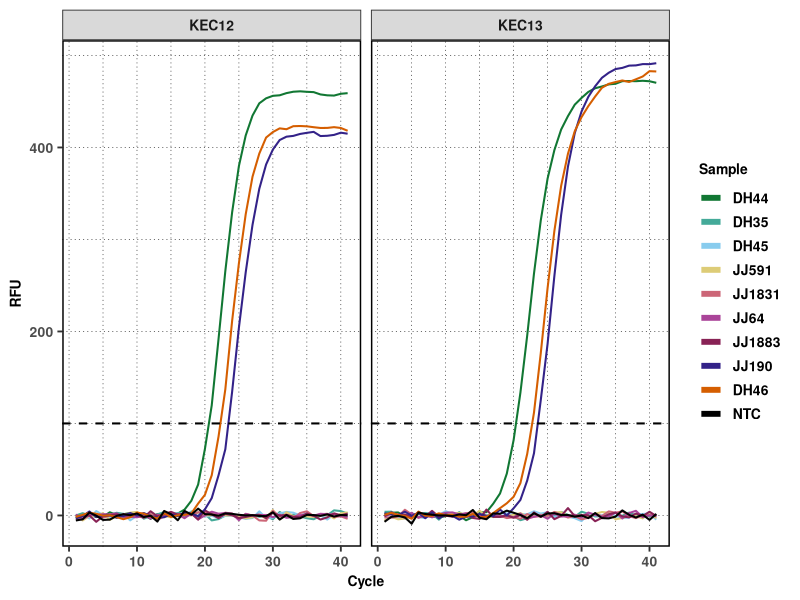
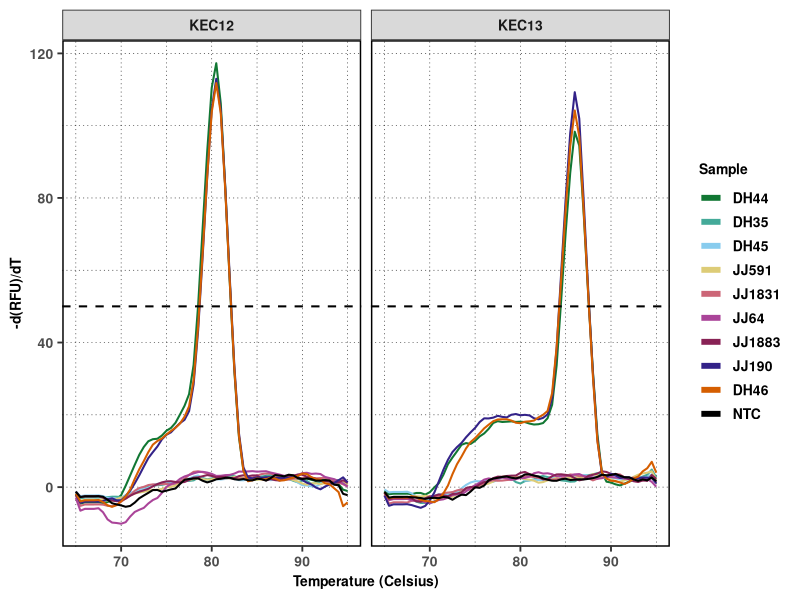
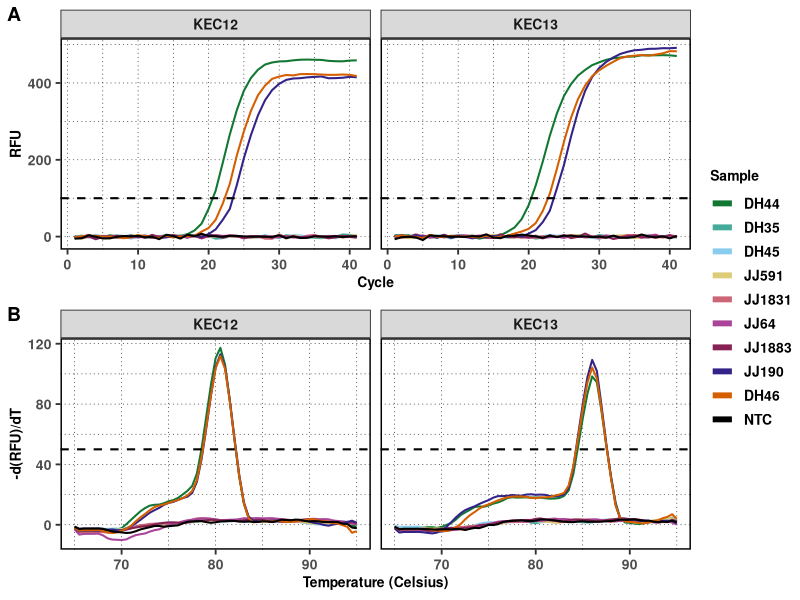
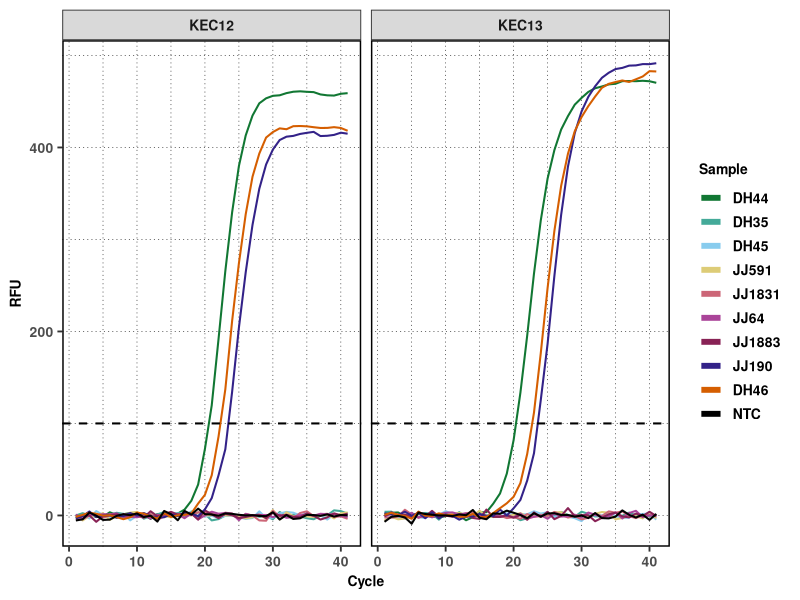
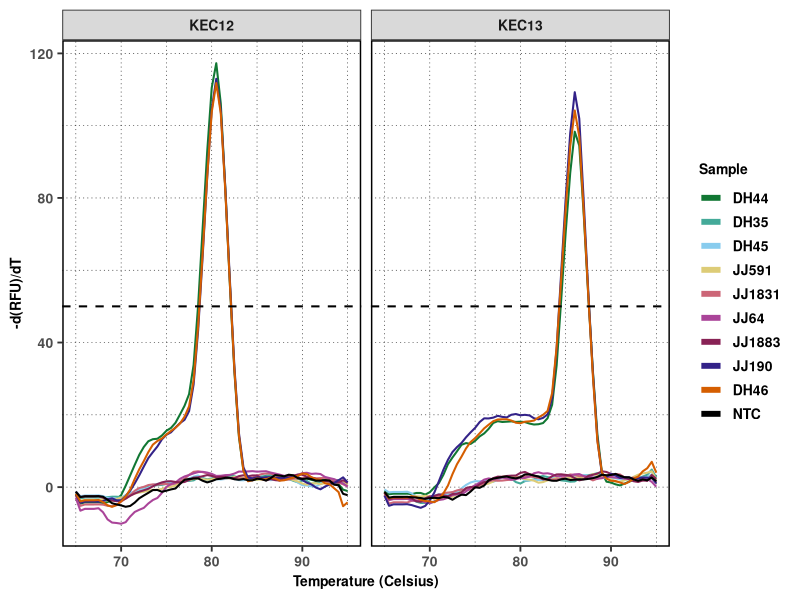
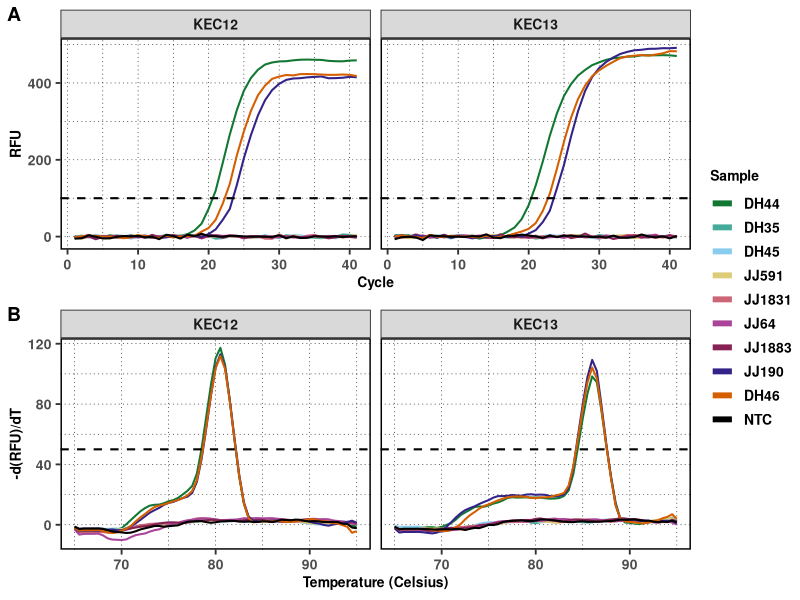

These charts were generated, in order, by the following R code:
library(tidyverse)

cbbPalette <- c("#0072B2", "#D55E00", "#CC79A7", "#000000", "#E69F00", "#56B4E9", "#009E73", "#F0E442")
tol.cbb <- c("#117733", "#44AA99", "#88CCEE", "#DDCC77", "#CC6677", "#AA4499", "#882255", "#332288", "#D55E00", "#000000")


Optimized_test <- read.csv("KEC13,12_specificity_finalized_2024-06-03-Quantification Amplification Results.csv")

head (Optimized_test)

# Define the sample names in the correct order
sample_names <- c("DH44", "DH35", "DH45", "JJ591", "JJ1831", 
                  "JJ64", "JJ1883", "JJ190", "DH46", "NTC")

# Pivot the data and create new variables
Optimized_test_long <- Optimized_test %>%
  pivot_longer(
    cols = -Cycle, 
    names_to = "PlatePosition", 
    values_to = "Fluorescence"
  ) %>%
  # Create a Primer column based on the first letter of the plate position
  mutate(
    Primer = case_when(
      str_starts(PlatePosition, "A") ~ "KEC12",
      str_starts(PlatePosition, "C") ~ "KEC13",
      TRUE ~ NA_character_
    ),
    # Extract the numeric part from the plate position to determine sample order
    Sample_order = as.numeric(str_extract(PlatePosition, "\\d+")),
    #Assign Sample names based on sample order
    Sample = sample_names[Sample_order]
  ) %>%
  # Keep only wells 1 through 10 for each primer set
  filter(Sample_order <= 10) %>%
  # Convert Sample to a factor with levels = sample_names for consistent color mapping
  mutate(Sample = factor(Sample, levels = sample_names))


Optimized_test_plot <- ggplot(Optimized_test_long, aes(x = Cycle, y = Fluorescence, color = Sample)) +
  # Use linewidth for lines in newer ggplot2
  geom_line(linewidth = 0.7, key_glyph = "path") +
  
  scale_color_manual(values = tol.cbb) +
  facet_wrap(~ Primer, scales = "fixed", ncol = 2, nrow = 5) +
  labs(x = "Cycle", y = "RFU") +
  # Dashed line at RFU=100 (optional)
  geom_hline(yintercept = 100, linetype = "dashed", color = "black",linewidth = 0.7 ) +
  # Use a black-and-white base theme
  theme_bw(base_size = 14) +
  # Optionally specify major/minor breaks to match your example grid spacing
  scale_x_continuous(breaks = seq(0, 40, 10), minor_breaks = seq(0, 40, 5)) +
  scale_y_continuous(breaks = seq(0, 1200, 200), minor_breaks = seq(0, 1200, 100)) +
  # Customize theme elements
  theme(
    panel.grid.major = element_line(color = "black", linetype = "dotted", size = 0.2),
    panel.grid.minor = element_line(color = "black", linetype = "dotted", size = 0.2),
    
    # Draw a black border around the plotting area
    panel.border = element_rect(color = "black", fill = NA, size = 1),
  
    axis.title       = element_text(face = "bold", size = 10),
    axis.text        = element_text(face = "bold", size = 10),
    legend.title     = element_text(face = "bold", size = 10),
    legend.text      = element_text(face = "bold", size = 10),
    strip.text       = element_text(face = "bold", size = 10),
    legend.key.size  = unit(1.2, "lines")   # overall legend key area
  ) +
  guides(
    color = guide_legend(
      override.aes = list(
        linewidth = 2,    # Thicker lines in the legend
        shape = NA,       # No points, show lines
        linetype = 1      # Solid line
      )
    )
  )


# Display the plot
Optimized_test_plot


# Save at high resolution
ggsave("Optimized_test_plot_KEC12,13.png", Optimized_test_plot, width = 10, height = 10, dpi = 400)




#optimized_melting _plot

optimized_melting_peak <- read.csv("KEC13,12_specificity_2024-06-03 - Finalized_Melt Curve Derivative Results.csv")
head (optimized_melting_peak)

# Define the sample names in the correct order
sample_names <- c("DH44", "DH35", "DH45", "JJ591", "JJ1831", 
                  "JJ64", "JJ1883", "JJ190", "DH46", "NTC")

# Pivot the data and create new variables
optimized_melting_peak_long <- optimized_melting_peak %>%
  pivot_longer(
    cols = -Temperature, 
    names_to = "PlatePosition", 
    values_to = "neg_dRFU_dT"
  ) %>%
  # Create a Primer column based on the first letter of the plate position
  mutate(
    Primer = case_when(
      str_starts(PlatePosition, "A") ~ "KEC12",
      str_starts(PlatePosition, "C") ~ "KEC13",
      TRUE ~ NA_character_
    ),
    # Extract the numeric part from the plate position to determine sample order
    Sample_order = as.numeric(str_extract(PlatePosition, "\\d+")),
    #Assign Sample names based on sample order
    Sample = sample_names[Sample_order]
  ) %>%
  # Keep only wells 1 through 10 for each primer set
  filter(Sample_order <= 10) %>%
  #Convert Sample to a factor with levels = sample_names for consistent color mapping
  mutate(Sample = factor(Sample, levels = sample_names))


optimized_melting_peak_plot <- ggplot(optimized_melting_peak_long, aes(x = Temperature, y = neg_dRFU_dT , color = Sample)) +
  geom_line(linewidth = 0.7, key_glyph = "path") +
  
  scale_color_manual(values = tol.cbb) +
  facet_wrap(~ Primer, scales = "fixed", ncol = 2, nrow = 5) +
  labs(
    x = "Temperature (Celsius)",
    y = "-d(RFU)/dT"
  ) +
  geom_hline(yintercept = 50, linetype = "dashed", color = "black", size = 0.7) +
  theme_bw(base_size = 14) +  # start with a clean base
  # Make the grid lines dotted and black
  theme(
    
    panel.grid.major = element_line(color = "black", linetype = "dotted", size = 0.2),
    panel.grid.minor = element_line(color = "black", linetype = "dotted", size = 0.2),
    
    # Draw a black border around the plotting area
    panel.border = element_rect(color = "black", fill = NA, size = 1),
    
    # Make axis and legend text bold
    axis.title = element_text(face = "bold", size = 10),
    axis.text  = element_text(face = "bold", size = 10),
    legend.title = element_text(face = "bold", size = 10),
    legend.text  = element_text(face = "bold", size = 10),
    
    # Make facet strip labels bold
    strip.text = element_text(face = "bold", size = 10),
    
    # Increase legend key size
    legend.key.size  = unit(1.2, "lines")   # overall legend key area
  ) +
  guides(
    color = guide_legend(
      override.aes = list(
        linewidth = 2,    # Thicker lines in the legend
        shape = NA,       # No points, show lines
        linetype = 1      # Solid line
      )
    )
  )
optimized_melting_peak_plot

# Assuming your plot is stored in the variable `plot`
ggsave("optimized_melting_peak_plot2.png", plot = optimized_melting_peak_plot, width = 10, height = 10, dpi = 400)


library(ggpubr)
combo <- ggarrange(Optimized_test_plot, optimized_melting_peak_plot,
                   ncol = 1, nrow = 2,
                   labels = "AUTO",
                   align = "v",
                   common.legend = T, legend        = "right")
combo
ggsave(
  filename = "Final_optimized_KEC12_13.png",  # path/filename
  plot     = combo,              # the plot object
  width    = 10,                # width in inches
  height   = 10,                # height in inches
  dpi      = 600               # dots per inch (300–600 is standard for publication)
)
